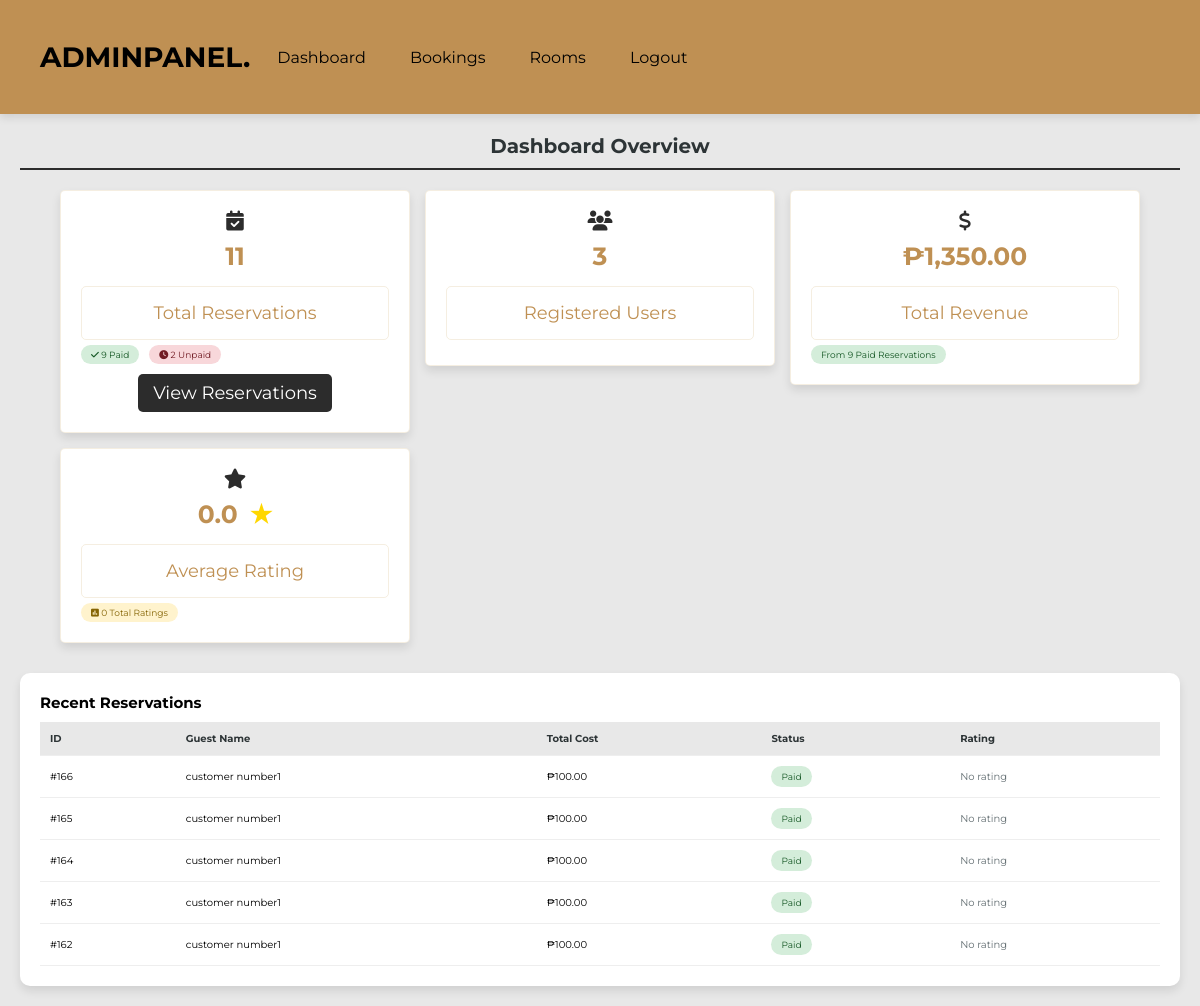
The app's page /dashboard.php (signed in) with its own data.
### tables this page shows
CREATE TABLE `reservations` (
  `id` int(11) NOT NULL,
  `user_id` int(11) NOT NULL,
  `total_cost` int(11) NOT NULL,
  `status` varchar(20) NOT NULL DEFAULT 'Unpaid',
  `created_at` datetime NOT NULL DEFAULT current_timestamp(),
  `rating` int(11) DEFAULT NULL
);

CREATE TABLE `users` (
  `id` int(11) NOT NULL,
  `first_name` varchar(50) NOT NULL,
  `last_name` varchar(11) NOT NULL,
  `email` varchar(100) NOT NULL,
  `number` int(11) NOT NULL,
  `password` varchar(255) NOT NULL,
  `user_type` varchar(50) NOT NULL DEFAULT 'user',
  `created_at` timestamp NOT NULL DEFAULT current_timestamp()
);

### dashboard.php (the view, shortened to what this page needs)
<?php
include 'components/connect.php';
$select_revenue = mysqli_query($conn, "SELECT SUM(total_cost) as total_revenue
   FROM reservations
   WHERE status IN ('Paid', 'Completed')");
$revenue_data = mysqli_fetch_assoc($select_revenue);
$total_revenue = $revenue_data['total_revenue'] ?? 0;
$select_paid = mysqli_query($conn, "SELECT COUNT(*) as paid_count FROM reservations WHERE status IN ('Paid', 'Completed')");
$paid_data = mysqli_fetch_assoc($select_paid);
$paid_count = $paid_data['paid_count'];
$select_unpaid = mysqli_query($conn, "SELECT COUNT(*) as unpaid_count FROM reservations WHERE status = 'Unpaid'");
$unpaid_data = mysqli_fetch_assoc($select_unpaid);
$unpaid_count = $unpaid_data['unpaid_count'];
$select_avg_rating = mysqli_query($conn, "SELECT AVG(rating) as avg_rating, COUNT(*) as total_ratings
   FROM reservations WHERE rating IS NOT NULL");
$rating_data = mysqli_fetch_assoc($select_avg_rating);
$avg_rating = number_format($rating_data['avg_rating'] ?? 0, 1);
$total_ratings = $rating_data['total_ratings'] ?? 0;
$select_recent = mysqli_query($conn, "SELECT r.*, u.first_name, u.last_name
   FROM reservations r
   JOIN users u ON r.user_id = u.id
   ORDER BY r.id DESC LIMIT 5");
?>
<!DOCTYPE html>
<html lang="en">
<head>
   <link rel="stylesheet" href="https://cdnjs.cloudflare.com/ajax/libs/font-awesome/6.2.0/css/all.min.css">
   <link rel="stylesheet" href="css/admin_style.css">
</head>
<body>
<?php include 'admin_header.php'; ?>
<section class="dashboard">
   <h1 class="heading">Dashboard Overview</h1>
   <div class="box-container">
      <div class="box">
         <i class="fas fa-calendar-check icon-stat"></i>
         <?php
         $select_reservations = mysqli_query($conn, "SELECT * FROM `reservations`");
         $count_reservations = mysqli_num_rows($select_reservations);
         ?>
         <h3><?= number_format($count_reservations); ?></h3>
         <p>Total Reservations</p>
         <div class="stats-info">
            <span class="stat-pill paid-pill">
               <i class="fas fa-check"></i> <?= $paid_count ?> Paid
            </span>
            <span class="stat-pill unpaid-pill">
               <i class="fas fa-clock"></i> <?= $unpaid_count ?> Unpaid
            </span>
         </div>
         <a href="admin_bookings.php" class="btn">View Reservations</a>
      </div>
      <div class="box">
         <i class="fas fa-users icon-stat"></i>
         <?php
         $select_users = mysqli_query($conn, "SELECT * FROM `users`");
         $count_users = mysqli_num_rows($select_users);
         ?>
         <h3><?= number_format($count_users); ?></h3>
         <p>Registered Users</p>
      </div>
      <div class="box">
         <i class="fas fa-dollar-sign icon-stat"></i>
         <h3>₱<?= number_format($total_revenue, 2); ?></h3>
         <p>Total Revenue</p>
         <div class="stats-info">
            <span class="stat-pill paid-pill">
               From <?= $paid_count ?> Paid Reservations
            </span>
         </div>
      </div>
      <div class="box">
         <i class="fas fa-star icon-stat"></i>
         <h3><?= $avg_rating ?> <span class="rating-stars">★</span></h3>
         <p>Average Rating</p>
         <div class="stats-info">
            <span class="stat-pill rating-pill">
               <i class="fas fa-poll"></i> <?= $total_ratings ?> Total Ratings
            </span>
         </div>
      </div>
   </div>
   <div class="recent-bookings">
      <h2>Recent Reservations</h2>
      <table>
         <thead>
            <tr>
               <th>ID</th>
               <th>Guest Name</th>
               <th>Total Cost</th>
               <th>Status</th>
               <th>Rating</th>
            </tr>
         </thead>
         <tbody>
            <?php while($booking = mysqli_fetch_assoc($select_recent)) : ?>
            <tr>
               <td>#<?= $booking['id']; ?></td>
               <td><?= htmlspecialchars($booking['first_name'] . ' ' . $booking['last_name']); ?></td>
               <td>₱<?= number_format($booking['total_cost'], 2); ?></td>
               <td>
                  <span class="status <?= strtolower($booking['status']); ?>">
                     <?= ucfirst($booking['status']); ?>
                  </span>
               </td>
               <td>
                  <?php if($booking['rating']): ?>
                     <span class="rating-stars"><?= str_repeat('★', $booking['rating']) ?></span>
                     <span class="rating-stars" style="color: #ddd;"><?= str_repeat('★', 5 - $booking['rating']) ?></span>
                  <?php else: ?>
                     <span style="color: var(--text-light);">No rating</span>
                  <?php endif; ?>
               </td>
            </tr>
            <?php endwhile; ?>
         </tbody>
      </table>
   </div>
</section>
</body>
</html>

### css/admin_style.css (style rules this page uses)
:root { --main-color:#bf9053; --sub-color:#000000; --white:#ffffff; --border:.1rem solid rgba(220, 198, 156, .3); --primary-color: #2C2C2C ; --secondary-color: #E8E8E8; --text-dark: #2d3436; --text-light: #636e72; --success-color: #2ecc71; --warning-color: #f1c40f; --danger-color: #e74c3c; }
* { font-family: 'Montserrat', sans-serif; margin: 0; padding: 0; box-sizing: border-box; outline: none; border: none; text-decoration: none; }
body { background-color: #1E1E1E; }
html { font-size: 62.5%; overflow-x: hidden; scroll-behavior: smooth; scroll-padding-top: 2rem; }
section { padding: 3rem 2rem; max-width: 1200px; margin: 0 auto; }
.heading { margin-bottom: 2rem; text-align: center; text-transform: capitalize; color: var(--main-color); font-size: 3rem; }
.btn { display: inline-block; cursor: pointer; padding: 1rem 3rem; font-size: 1.8rem; color: var(--white); text-align: center; text-transform: capitalize; transition: .2s linear; margin-top: 1rem; background-color: var(--main-color); }
.dashboard .box-container { display: grid; grid-template-columns: repeat(auto-fit, 35rem); align-items: flex-start; justify-content: center; gap: 1.5rem; }
.dashboard .box-container .box { text-align: center; border-radius: .5rem; border: var(--border); padding: 2rem; }
.dashboard .box-container h3 { font-size: 2.5rem; color: var(--main-color); padding-bottom: 1rem; }
.dashboard .box-container p { border: var(--border); border-radius: .5rem; padding: 1.5rem; font-size: 1.8rem; color: var(--main-color); margin: .5rem 0; }
.dashboard { padding: 2rem; background-color: var(--secondary-color); }
.heading { font-size: 2rem; color: var(--text-dark); margin-bottom: 2rem; padding-bottom: 1rem; border-bottom: 2px solid var(--primary-color); }
.box-container { display: grid; grid-template-columns: repeat(auto-fit, minmax(280px, 1fr)); gap: 2rem; margin-bottom: 3rem; }
.box { background: #fff; padding: 2rem; border-radius: 10px; box-shadow: 0 5px 10px rgba(0,0,0,0.1); transition: transform 0.3s ease; }
.box h3 { font-size: 2.5rem; color: var(--primary-color); margin-bottom: 0.5rem; }
.box p { color: var(--text-light); font-size: 1.1rem; margin-bottom: 1rem; }
.box .btn { display: inline-block; padding: 0.8rem 1.5rem; background-color: var(--primary-color); color: #fff; border-radius: 5px; text-decoration: none; transition: background-color 0.3s ease; }
.recent-bookings { background: #fff; padding: 2rem; border-radius: 10px; box-shadow: 0 5px 10px rgba(0,0,0,0.1); }
.recent-bookings table { width: 100%; border-collapse: collapse; margin-top: 1rem; }
.recent-bookings th, .recent-bookings td { padding: 1rem; text-align: left; border-bottom: 1px solid #eee; }
.recent-bookings th { background-color: var(--secondary-color); color: var(--text-dark); }
.status { padding: 0.5rem 1rem; border-radius: 20px; font-size: 0.9rem; display: inline-block; }
.status.paid { background-color: #d4edda; color: #155724; }
.icon-stat { font-size: 2rem; margin-bottom: 1rem; color: var(--primary-color); }
.stats-info { display: flex; gap: 1rem; margin-top: 0.5rem; flex-wrap: wrap; }
.stat-pill { padding: 0.4rem 1rem; border-radius: 20px; font-size: 0.9rem; }
.paid-pill { background-color: #d4edda; color: #155724; }
.unpaid-pill { background-color: #f8d7da; color: #721c24; }
.rating-stars { color: #ffd700; margin-left: 0.5rem; }
.rating-pill { background-color: #fff3cd; color: #856404; }

### records on screen
reservations: id "166", user.last_name "customer number1", total_cost "100.00", status "Paid", shows "No rating"
reservations: id "165", user.last_name "customer number1", total_cost "100.00", status "Paid", shows "No rating"
reservations: id "164", user.last_name "customer number1", total_cost "100.00", status "Paid", shows "No rating"
reservations: id "163", user.last_name "customer number1", total_cost "100.00", status "Paid", shows "No rating"
reservations: id "162", user.last_name "customer number1", total_cost "100.00", status "Paid", shows "No rating"

### other values on screen
$count_reservations "11"
$paid_count "9"
$unpaid_count "2"
$count_users "3"
$total_revenue "1,350.00"
$avg_rating "0.0"
$total_ratings "0"
